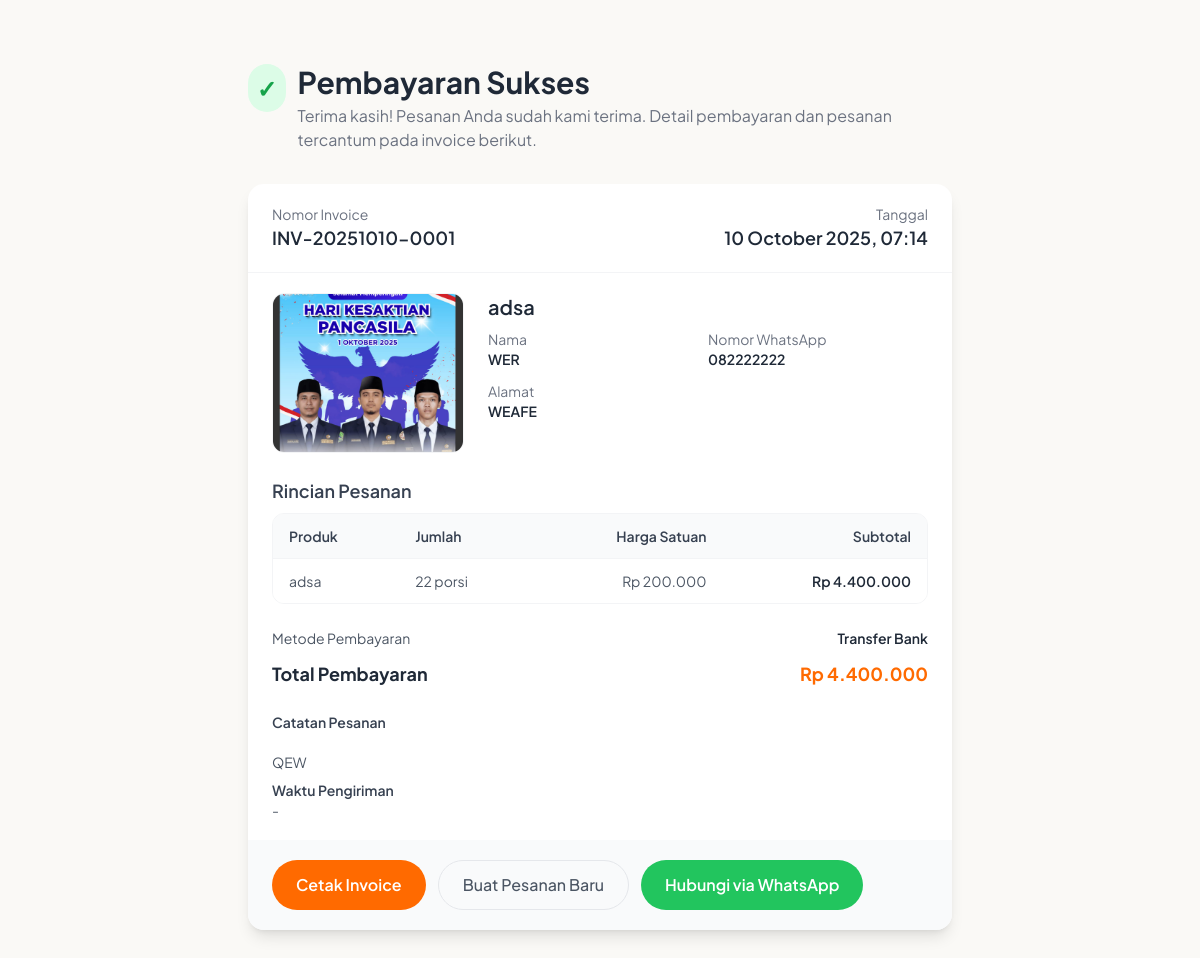
/invoice.php?id=1, run on the app's committed database.
### tables this page shows
CREATE TABLE `orders` (
  `id` int UNSIGNED NOT NULL,
  `product_id` int UNSIGNED NOT NULL,
  `product_name` varchar(150) NOT NULL,
  `customer_name` varchar(150) NOT NULL,
  `customer_phone` varchar(20) NOT NULL,
  `customer_address` text NOT NULL,
  `payment_method` varchar(20) NOT NULL,
  `payment_notes` text,
  `preferred_time` varchar(100) DEFAULT NULL,
  `quantity` smallint UNSIGNED NOT NULL,
  `unit_price` int UNSIGNED NOT NULL,
  `total_price` int UNSIGNED NOT NULL,
  `created_at` timestamp NULL DEFAULT CURRENT_TIMESTAMP
);

CREATE TABLE `produk` (
  `id` int UNSIGNED NOT NULL,
  `nama` varchar(150) NOT NULL,
  `deskripsi` text NOT NULL,
  `harga` int UNSIGNED NOT NULL,
  `gambar` varchar(255) NOT NULL,
  `created_at` timestamp NULL DEFAULT CURRENT_TIMESTAMP,
  `updated_at` timestamp NULL DEFAULT CURRENT_TIMESTAMP ON UPDATE CURRENT_TIMESTAMP
);

### invoice.php (the view, shortened to what this page needs)
<?php
include 'connection.php';
function formatRupiah($value)
{
    return 'Rp ' . number_format((float) $value, 0, ',', '.');
}
function formatTanggal(?string $timestamp): string
{
    try {
        $date = new DateTime($timestamp);
    } catch (Exception $e) {
        return $timestamp;
    }
    return $date->format('d F Y, H:i');
}
function generateInvoiceNumber(?string $timestamp, int $id): string
{
    try {
        $date = $timestamp ? new DateTime($timestamp) : new DateTime();
    } catch (Exception $e) {
        $date = new DateTime();
    }
    return sprintf(
        'INV-%s%s%s-%04d',
        $date->format('Y'),
        $date->format('m'),
        $date->format('d'),
        $id
    );
}
$orderId = isset($_GET['id']) ? (int) $_GET['id'] : 0;
$order = null;
if ($orderId > 0) {
    $stmt = $conn->prepare(
        'SELECT o.id,
                o.product_id,
                o.product_name,
                o.customer_name,
                o.customer_phone,
                o.customer_address,
                o.payment_method,
                o.payment_notes,
                o.preferred_time,
                o.quantity,
                o.unit_price,
                o.total_price,
                o.created_at,
                p.gambar AS product_image
         FROM orders o
         LEFT JOIN produk p ON p.id = o.product_id
         WHERE o.id = ?'
    );
    if ($stmt) {
        $stmt->bind_param('i', $orderId);
        $stmt->execute();
        $result = $stmt->get_result();
        $order = $result ? $result->fetch_assoc() : null;
    }
}
$paymentLabels = [
    'ovo' => 'OVO',
    'dana' => 'Dana',
    'bank' => 'Transfer Bank',
    'qris' => 'QRIS',
    'cod' => 'COD (Bayar di tempat)',
];
$hasOrder = (bool) $order;
$invoiceNumber = $hasOrder ? generateInvoiceNumber($order['created_at'] ?? null, (int) $order['id']) : '-';
$invoiceDate = $hasOrder ? formatTanggal($order['created_at'] ?? null) : '-';
$productImage = ($order['product_image'] ?? '') !== ''
    ? 'menu/' . $order['product_image']
    : 'https://via.placeholder.com/480x320?text=Produk';
$paymentLabel = $hasOrder ? ($paymentLabels[$order['payment_method']] ?? strtoupper($order['payment_method'] ?? '-')) : '-';
$newOrderLink = $hasOrder && !empty($order['product_id'])
    ? 'pembelian.php?id=' . (int) $order['product_id']
    : 'index.php#menu';
?>
<!DOCTYPE html>
<html lang="id">
  <head>
    <script src="https://cdn.tailwindcss.com"></script>
  </head>
  <body class="bg-milk font-body min-h-screen">
    <section class="py-12 md:py-16">
      <div class="max-w-3xl mx-auto px-4 sm:px-6 lg:px-8">
        <?php if ($hasOrder): ?>
          <div class="flex items-start gap-3 mb-8">
            <div class="w-12 h-12 bg-green-100 text-green-600 rounded-full flex items-center justify-center text-2xl font-bold">
              ✓
            </div>
            <div>
              <h1 class="text-3xl font-bold text-gray-800">Pembayaran Sukses</h1>
              <p class="text-gray-500 mt-1">
                Terima kasih! Pesanan Anda sudah kami terima. Detail pembayaran dan pesanan tercantum pada invoice berikut.
              </p>
            </div>
          </div>
          <div class="bg-white rounded-2xl shadow-lg overflow-hidden">
            <div class="px-6 py-5 border-b border-gray-100 flex flex-wrap items-center justify-between gap-4">
              <div>
                <p class="text-sm text-gray-500">Nomor Invoice</p>
                <p class="text-lg font-semibold text-gray-800"><?php echo htmlspecialchars($invoiceNumber, ENT_QUOTES, 'UTF-8'); ?></p>
              </div>
              <div class="text-right">
                <p class="text-sm text-gray-500">Tanggal</p>
                <p class="text-lg font-semibold text-gray-800"><?php echo htmlspecialchars($invoiceDate, ENT_QUOTES, 'UTF-8'); ?></p>
              </div>
            </div>
            <div class="px-6 py-5 space-y-6">
              <div class="flex flex-col md:flex-row md:items-start md:gap-6">
                <img
                  src="<?php echo htmlspecialchars($productImage, ENT_QUOTES, 'UTF-8'); ?>"
                  alt="<?php echo htmlspecialchars($order['product_name'] ?? 'Produk', ENT_QUOTES, 'UTF-8'); ?>"
                  class="w-full md:w-48 h-40 rounded-xl object-cover border border-gray-100"
                />
                <div class="flex-1 space-y-2 mt-4 md:mt-0">
                  <h2 class="text-xl font-semibold text-gray-800"><?php echo htmlspecialchars($order['product_name'] ?? '-', ENT_QUOTES, 'UTF-8'); ?></h2>
                  <div class="grid grid-cols-1 sm:grid-cols-2 gap-y-3 text-sm text-gray-600">
                    <div>
                      <p class="text-gray-500">Nama</p>
                      <p class="font-semibold text-gray-800"><?php echo htmlspecialchars($order['customer_name'] ?? '-', ENT_QUOTES, 'UTF-8'); ?></p>
                    </div>
                    <div>
                      <p class="text-gray-500">Nomor WhatsApp</p>
                      <p class="font-semibold text-gray-800"><?php echo htmlspecialchars($order['customer_phone'] ?? '-', ENT_QUOTES, 'UTF-8'); ?></p>
                    </div>
                    <div class="sm:col-span-2">
                      <p class="text-gray-500">Alamat</p>
                      <p class="font-semibold text-gray-800 whitespace-pre-line"><?php echo htmlspecialchars($order['customer_address'] ?? '-', ENT_QUOTES, 'UTF-8'); ?></p>
                    </div>
                  </div>
                </div>
              </div>
              <div>
                <h2 class="text-lg font-semibold text-gray-700 mb-2">Rincian Pesanan</h2>
                <div class="overflow-hidden rounded-xl border border-gray-100">
                  <table class="min-w-full divide-y divide-gray-100 text-sm text-gray-600">
                    <thead class="bg-gray-50">
                      <tr>
                        <th class="px-4 py-3 text-left font-semibold text-gray-700">Produk</th>
                        <th class="px-4 py-3 text-left font-semibold text-gray-700">Jumlah</th>
                        <th class="px-4 py-3 text-right font-semibold text-gray-700">Harga Satuan</th>
                        <th class="px-4 py-3 text-right font-semibold text-gray-700">Subtotal</th>
                      </tr>
                    </thead>
                    <tbody class="bg-white">
                      <tr>
                        <td class="px-4 py-3"><?php echo htmlspecialchars($order['product_name'] ?? '-', ENT_QUOTES, 'UTF-8'); ?></td>
                        <td class="px-4 py-3"><?php echo (int) ($order['quantity'] ?? 0); ?> porsi</td>
                        <td class="px-4 py-3 text-right"><?php echo formatRupiah($order['unit_price'] ?? 0); ?></td>
                        <td class="px-4 py-3 text-right font-semibold text-gray-800"><?php echo formatRupiah($order['total_price'] ?? 0); ?></td>
                      </tr>
                    </tbody>
                  </table>
                </div>
              </div>
              <div class="space-y-3">
                <div class="flex items-center justify-between text-sm text-gray-600">
                  <span>Metode Pembayaran</span>
                  <span class="font-semibold text-gray-800"><?php echo htmlspecialchars($paymentLabel, ENT_QUOTES, 'UTF-8'); ?></span>
                </div>
                <div class="flex items-center justify-between text-lg font-bold text-gray-800">
                  <span>Total Pembayaran</span>
                  <span class="text-orange-deep"><?php echo formatRupiah($order['total_price'] ?? 0); ?></span>
                </div>
              </div>
              <div class="space-y-2 text-sm text-gray-600">
                <div>
                  <p class="font-semibold text-gray-700">Catatan Pesanan</p>
                  <p class="whitespace-pre-line">
                    <?php echo htmlspecialchars($order['payment_notes'] ?: '-', ENT_QUOTES, 'UTF-8'); ?>
                  </p>
                </div>
                <div>
                  <p class="font-semibold text-gray-700">Waktu Pengiriman</p>
                  <p><?php echo htmlspecialchars($order['preferred_time'] ?: '-', ENT_QUOTES, 'UTF-8'); ?></p>
                </div>
              </div>
            </div>
            <div class="px-6 py-5 bg-gray-50 flex flex-wrap gap-3">
              <button
                type="button"
                id="print-invoice"
                class="inline-flex items-center justify-center gap-2 bg-orange-deep text-white px-6 py-3 rounded-full font-semibold hover:bg-orange-600 transition"
              >
                Cetak Invoice
              </button>
              <a
                href="<?php echo htmlspecialchars($newOrderLink, ENT_QUOTES, 'UTF-8'); ?>"
                class="inline-flex items-center justify-center gap-2 border border-gray-200 text-gray-600 px-6 py-3 rounded-full font-medium hover:bg-gray-100 transition"
              >
                Buat Pesanan Baru
              </a>
              <a
                href="https://wa.me/6285722223333"
                target="_blank"
                rel="noreferrer"
                class="inline-flex items-center justify-center gap-2 bg-green-500 text-white px-6 py-3 rounded-full font-semibold hover:bg-green-600 transition"
              >
                Hubungi via WhatsApp
              </a>
            </div>
          </div>
        <?php endif; ?>
      </div>
    </section>
  </body>
</html>

### data on the page
orders: invoiceNumber "INV-20251010-0001", created_at "10 October 2025, 07:14", product.gambar (picture), product_name "adsa", customer_name "WER", customer_phone "082222222", customer_address "WEAFE", quantity "22", unit_price "Rp 200.000", total_price "Rp 4.400.000", payment_method "Transfer Bank", payment_notes "QEW", preferred_time "-"
